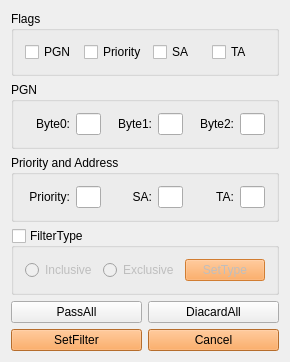
<?xml version="1.0" encoding="UTF-8"?>
<ui version="4.0">
 <class>J1939FilterWindow</class>
 <widget class="QDialog" name="J1939FilterWindow">
  <property name="geometry">
   <rect>
    <x>0</x>
    <y>0</y>
    <width>279</width>
    <height>303</height>
   </rect>
  </property>
  <property name="windowTitle">
   <string>J1939FilterWindow</string>
  </property>
  <layout class="QVBoxLayout" name="verticalLayout">
   <item>
    <widget class="QGroupBox" name="groupBoxFlags">
     <property name="title">
      <string>Flags</string>
     </property>
     <layout class="QHBoxLayout" name="horizontalLayout">
      <item>
       <widget class="QCheckBox" name="checkBoxPGN">
        <property name="sizePolicy">
         <sizepolicy hsizetype="Minimum" vsizetype="Fixed">
          <horstretch>0</horstretch>
          <verstretch>0</verstretch>
         </sizepolicy>
        </property>
        <property name="maximumSize">
         <size>
          <width>16777215</width>
          <height>16777215</height>
         </size>
        </property>
        <property name="text">
         <string>PGN</string>
        </property>
       </widget>
      </item>
      <item>
       <widget class="QCheckBox" name="checkBoxPriority">
        <property name="sizePolicy">
         <sizepolicy hsizetype="Minimum" vsizetype="Fixed">
          <horstretch>0</horstretch>
          <verstretch>0</verstretch>
         </sizepolicy>
        </property>
        <property name="maximumSize">
         <size>
          <width>16777215</width>
          <height>16777215</height>
         </size>
        </property>
        <property name="text">
         <string>Priority</string>
        </property>
       </widget>
      </item>
      <item>
       <widget class="QCheckBox" name="checkBoxSA">
        <property name="sizePolicy">
         <sizepolicy hsizetype="Minimum" vsizetype="Fixed">
          <horstretch>0</horstretch>
          <verstretch>0</verstretch>
         </sizepolicy>
        </property>
        <property name="maximumSize">
         <size>
          <width>16777215</width>
          <height>16777215</height>
         </size>
        </property>
        <property name="text">
         <string>SA</string>
        </property>
       </widget>
      </item>
      <item>
       <widget class="QCheckBox" name="checkBoxTA">
        <property name="sizePolicy">
         <sizepolicy hsizetype="Minimum" vsizetype="Fixed">
          <horstretch>0</horstretch>
          <verstretch>0</verstretch>
         </sizepolicy>
        </property>
        <property name="maximumSize">
         <size>
          <width>16777215</width>
          <height>16777215</height>
         </size>
        </property>
        <property name="text">
         <string>TA</string>
        </property>
       </widget>
      </item>
     </layout>
    </widget>
   </item>
   <item>
    <widget class="QGroupBox" name="groupBoxPGN">
     <property name="title">
      <string>PGN</string>
     </property>
     <layout class="QHBoxLayout" name="horizontalLayout_2">
      <item>
       <widget class="QLabel" name="labelPGNByte0">
        <property name="maximumSize">
         <size>
          <width>50</width>
          <height>16777215</height>
         </size>
        </property>
        <property name="text">
         <string>Byte0:</string>
        </property>
        <property name="alignment">
         <set>Qt::AlignRight|Qt::AlignTrailing|Qt::AlignVCenter</set>
        </property>
       </widget>
      </item>
      <item>
       <widget class="QLineEdit" name="lineEditPGNByte0">
        <property name="maximumSize">
         <size>
          <width>25</width>
          <height>16777215</height>
         </size>
        </property>
       </widget>
      </item>
      <item>
       <widget class="QLabel" name="labelPGNByte1">
        <property name="maximumSize">
         <size>
          <width>50</width>
          <height>16777215</height>
         </size>
        </property>
        <property name="text">
         <string>Byte1:</string>
        </property>
        <property name="alignment">
         <set>Qt::AlignRight|Qt::AlignTrailing|Qt::AlignVCenter</set>
        </property>
       </widget>
      </item>
      <item>
       <widget class="QLineEdit" name="lineEditPGNByte1">
        <property name="maximumSize">
         <size>
          <width>25</width>
          <height>16777215</height>
         </size>
        </property>
       </widget>
      </item>
      <item>
       <widget class="QLabel" name="labelPGNByte2">
        <property name="maximumSize">
         <size>
          <width>50</width>
          <height>16777215</height>
         </size>
        </property>
        <property name="text">
         <string>Byte2:</string>
        </property>
        <property name="alignment">
         <set>Qt::AlignRight|Qt::AlignTrailing|Qt::AlignVCenter</set>
        </property>
       </widget>
      </item>
      <item>
       <widget class="QLineEdit" name="lineEditPGNByte2">
        <property name="maximumSize">
         <size>
          <width>25</width>
          <height>16777215</height>
         </size>
        </property>
       </widget>
      </item>
     </layout>
    </widget>
   </item>
   <item>
    <widget class="QGroupBox" name="groupBoxSATA">
     <property name="title">
      <string>Priority and Address</string>
     </property>
     <layout class="QHBoxLayout" name="horizontalLayout_3">
      <item>
       <widget class="QLabel" name="labelPriority">
        <property name="maximumSize">
         <size>
          <width>55</width>
          <height>16777215</height>
         </size>
        </property>
        <property name="text">
         <string>Priority:</string>
        </property>
        <property name="alignment">
         <set>Qt::AlignRight|Qt::AlignTrailing|Qt::AlignVCenter</set>
        </property>
       </widget>
      </item>
      <item>
       <widget class="QLineEdit" name="lineEditPriority">
        <property name="maximumSize">
         <size>
          <width>25</width>
          <height>16777215</height>
         </size>
        </property>
       </widget>
      </item>
      <item>
       <widget class="QLabel" name="labelSA">
        <property name="maximumSize">
         <size>
          <width>50</width>
          <height>16777215</height>
         </size>
        </property>
        <property name="text">
         <string>SA:</string>
        </property>
        <property name="alignment">
         <set>Qt::AlignRight|Qt::AlignTrailing|Qt::AlignVCenter</set>
        </property>
       </widget>
      </item>
      <item>
       <widget class="QLineEdit" name="lineEditSA">
        <property name="maximumSize">
         <size>
          <width>25</width>
          <height>16777215</height>
         </size>
        </property>
       </widget>
      </item>
      <item>
       <widget class="QLabel" name="labelTA">
        <property name="maximumSize">
         <size>
          <width>50</width>
          <height>16777215</height>
         </size>
        </property>
        <property name="text">
         <string>TA:</string>
        </property>
        <property name="alignment">
         <set>Qt::AlignRight|Qt::AlignTrailing|Qt::AlignVCenter</set>
        </property>
       </widget>
      </item>
      <item>
       <widget class="QLineEdit" name="lineEditTA">
        <property name="maximumSize">
         <size>
          <width>25</width>
          <height>16777215</height>
         </size>
        </property>
       </widget>
      </item>
     </layout>
    </widget>
   </item>
   <item>
    <widget class="QGroupBox" name="groupBoxFilterType">
     <property name="title">
      <string>FilterType</string>
     </property>
     <property name="checkable">
      <bool>true</bool>
     </property>
     <property name="checked">
      <bool>false</bool>
     </property>
     <layout class="QHBoxLayout" name="horizontalLayout_4">
      <item>
       <widget class="QRadioButton" name="radioButtonInclusive">
        <property name="text">
         <string>Inclusive</string>
        </property>
       </widget>
      </item>
      <item>
       <widget class="QRadioButton" name="radioButtonExclusive">
        <property name="text">
         <string>Exclusive</string>
        </property>
       </widget>
      </item>
      <item>
       <widget class="QPushButton" name="pushButtonSetType">
        <property name="styleSheet">
         <string notr="true">background-color: rgb(255, 152, 61);</string>
        </property>
        <property name="text">
         <string>SetType</string>
        </property>
       </widget>
      </item>
     </layout>
    </widget>
   </item>
   <item>
    <layout class="QGridLayout" name="gridLayout">
     <item row="0" column="0">
      <widget class="QPushButton" name="pushButtonPassAll">
       <property name="text">
        <string>PassAll</string>
       </property>
      </widget>
     </item>
     <item row="0" column="1">
      <widget class="QPushButton" name="pushButtonDiscardAll">
       <property name="text">
        <string>DiacardAll</string>
       </property>
      </widget>
     </item>
     <item row="1" column="0">
      <widget class="QPushButton" name="pushButtonSetFilter">
       <property name="styleSheet">
        <string notr="true">background-color: rgb(255, 152, 61);</string>
       </property>
       <property name="text">
        <string>SetFilter</string>
       </property>
      </widget>
     </item>
     <item row="1" column="1">
      <widget class="QPushButton" name="pushButtonCancel">
       <property name="styleSheet">
        <string notr="true">background-color: rgb(255, 152, 61);</string>
       </property>
       <property name="text">
        <string>Cancel</string>
       </property>
      </widget>
     </item>
    </layout>
   </item>
  </layout>
 </widget>
 <layoutdefault spacing="6" margin="11"/>
 <resources/>
 <connections>
  <connection>
   <sender>checkBoxPGN</sender>
   <signal>toggled(bool)</signal>
   <receiver>J1939FilterWindow</receiver>
   <slot>OnCheckBoxChanged(bool)</slot>
   <hints>
    <hint type="sourcelabel">
     <x>42</x>
     <y>36</y>
    </hint>
    <hint type="destinationlabel">
     <x>79</x>
     <y>3</y>
    </hint>
   </hints>
  </connection>
  <connection>
   <sender>checkBoxPriority</sender>
   <signal>toggled(bool)</signal>
   <receiver>J1939FilterWindow</receiver>
   <slot>OnCheckBoxChanged(bool)</slot>
   <hints>
    <hint type="sourcelabel">
     <x>120</x>
     <y>36</y>
    </hint>
    <hint type="destinationlabel">
     <x>124</x>
     <y>-5</y>
    </hint>
   </hints>
  </connection>
  <connection>
   <sender>checkBoxSA</sender>
   <signal>toggled(bool)</signal>
   <receiver>J1939FilterWindow</receiver>
   <slot>OnCheckBoxChanged(bool)</slot>
   <hints>
    <hint type="sourcelabel">
     <x>177</x>
     <y>36</y>
    </hint>
    <hint type="destinationlabel">
     <x>177</x>
     <y>-22</y>
    </hint>
   </hints>
  </connection>
  <connection>
   <sender>checkBoxTA</sender>
   <signal>toggled(bool)</signal>
   <receiver>J1939FilterWindow</receiver>
   <slot>OnCheckBoxChanged(bool)</slot>
   <hints>
    <hint type="sourcelabel">
     <x>228</x>
     <y>41</y>
    </hint>
    <hint type="destinationlabel">
     <x>195</x>
     <y>-18</y>
    </hint>
   </hints>
  </connection>
 </connections>
 <slots>
  <slot>OnCheckBoxChanged(bool)</slot>
 </slots>
</ui>
